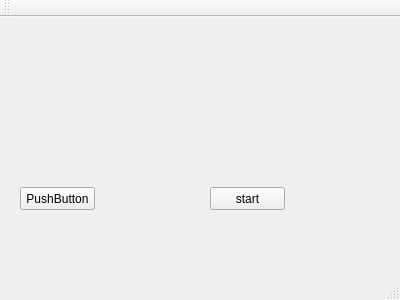
<?xml version="1.0" encoding="UTF-8"?>
<ui version="4.0">
 <class>MoveToThreadMainWindow</class>
 <widget class="QMainWindow" name="MoveToThreadMainWindow">
  <property name="geometry">
   <rect>
    <x>0</x>
    <y>0</y>
    <width>400</width>
    <height>300</height>
   </rect>
  </property>
  <property name="windowTitle">
   <string>MoveToThreadMainWindow</string>
  </property>
  <widget class="QWidget" name="centralWidget">
   <widget class="QPushButton" name="pushButton">
    <property name="geometry">
     <rect>
      <x>20</x>
      <y>170</y>
      <width>75</width>
      <height>23</height>
     </rect>
    </property>
    <property name="text">
     <string>PushButton</string>
    </property>
   </widget>
   <widget class="QPushButton" name="startBtn">
    <property name="geometry">
     <rect>
      <x>210</x>
      <y>170</y>
      <width>75</width>
      <height>23</height>
     </rect>
    </property>
    <property name="text">
     <string>start</string>
    </property>
   </widget>
   <widget class="QLabel" name="label">
    <property name="geometry">
     <rect>
      <x>100</x>
      <y>50</y>
      <width>181</width>
      <height>71</height>
     </rect>
    </property>
    <property name="font">
     <font>
      <family>Arial</family>
      <pointsize>18</pointsize>
      <weight>75</weight>
      <bold>true</bold>
     </font>
    </property>
    <property name="text">
     <string/>
    </property>
   </widget>
  </widget>
  <widget class="QMenuBar" name="menuBar">
   <property name="geometry">
    <rect>
     <x>0</x>
     <y>0</y>
     <width>400</width>
     <height>23</height>
    </rect>
   </property>
  </widget>
  <widget class="QToolBar" name="mainToolBar">
   <attribute name="toolBarArea">
    <enum>TopToolBarArea</enum>
   </attribute>
   <attribute name="toolBarBreak">
    <bool>false</bool>
   </attribute>
  </widget>
  <widget class="QStatusBar" name="statusBar"/>
 </widget>
 <layoutdefault spacing="6" margin="11"/>
 <resources/>
 <connections/>
</ui>
